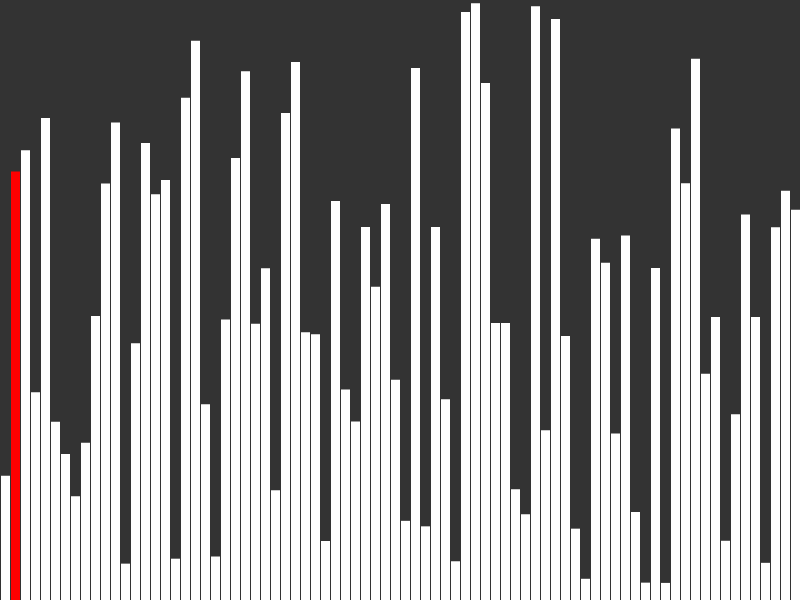
Frame 1 (no input)
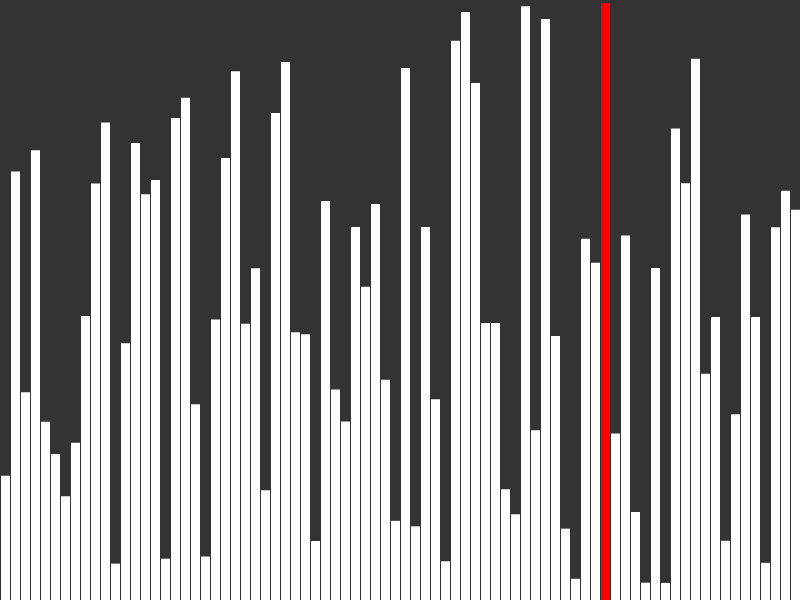
Frame 60 (no input)
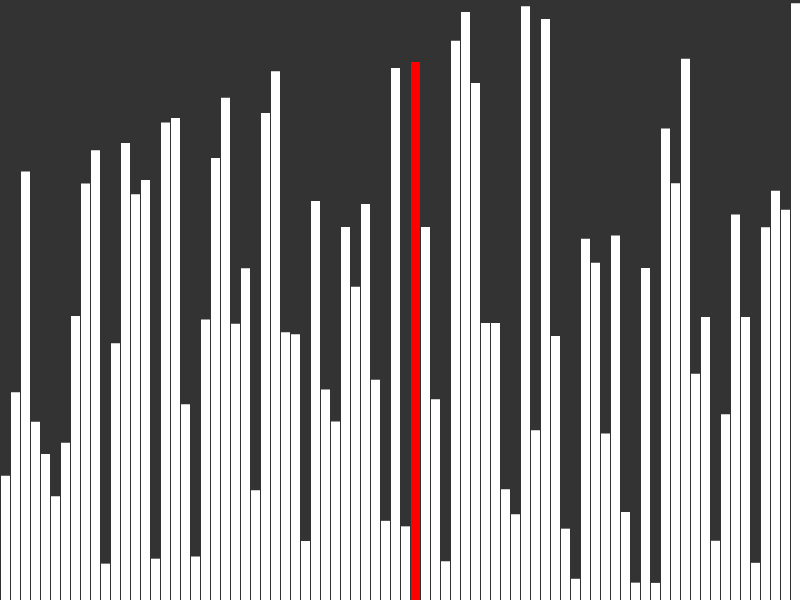
Frame 120 (the mouse pressed at the canvas centre since frame 60)

The p5.js sketch that drew these frames (run headless with seeded random() and noise() and a simulated clock; from frame 60 on, the mouse is pressed at the canvas centre):

// p5.js sketch
// ── sketch.js
let data = []
const resolution = 10
let i = 0
let j = 0
let finish = false

function setup() {
  createCanvas(800, 600)

  // Setup data
  for (let i = 0; i < width / resolution; i++) {
    data.push(random(height))
  }
}

function draw() {
  background(51)
  noStroke()

  const a = data[j]
  const b = data[j + 1]
  if (a > b) {
    swap(data, j, j + 1)
  }
  j++
  if (j >= data.length - i - 1) {
    j = 0
    i++
    if (i >= data.length) {
      noLoop();
      finish = true
    }
  }


  data.forEach((n, x) => {
    if (finish) {
      fill(0, 255, 0)
    } else if (x == j) {
      fill(255, 0, 0)
    } else {
      fill(255, 255, 255)
    }
    rect(x * resolution + 1, height - n, resolution - 1, n)
  })
}

function swap(data, a, b) {
  const temp = data[a]
  data[a] = data[b]
  data[b] = temp
}
